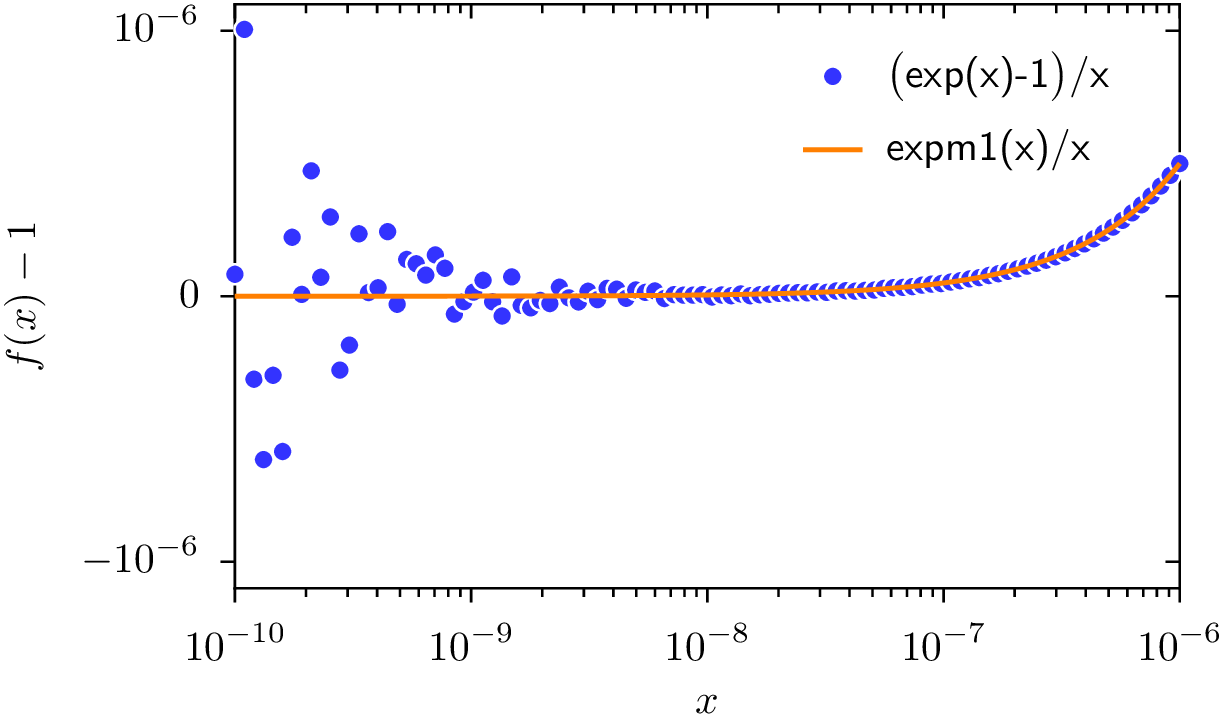

The Python source for this figure:
from math import exp, expm1
from pyx import color, deco, graph, style, text, unit

text.set(text.LatexEngine)
mypainter = graph.axis.painter.regular(innerticklength=None,
                                       outerticklength=graph.axis.painter.ticklength.normal)
g = graph.graphxy(width=8,
                  x=graph.axis.log(title="$x$",
                                   painter=mypainter),
                  y=graph.axis.lin(title=r"$f(x)-1$",
                                   min=-1.1e-6,
                                   max=1.1e-6,
                                   painter=mypainter,
                                   parter=graph.axis.parter.lin(tickdists=[1e-6])),
                  key=graph.key.key(pos="tr")
                 )
g.plot(graph.data.function("y(x)=(exp(x)-1)/x-1", min=1e-10, max=1e-6,
                           title=r"\textsf{\big(exp(x)-1\big)/x}"),
       [graph.style.symbol(symbol=graph.style.symbol.circle,
                           size=0.15*unit.v_cm,
                           symbolattrs=[deco.filled([color.rgb(0.2, 0.2, 1)]),
                                        deco.stroked([color.grey(1)])])])
g.plot(graph.data.function("y(x)=expm1(x)/x-1", min=1e-10, max=1e-6,
                           title=r"\textsf{expm1(x)/x}",
                           context={"expm1": expm1}),
       [graph.style.line([color.rgb(1, 0.5, 0), style.linewidth.Thick])])
g.writeGSfile("expm1.png", resolution=300)
